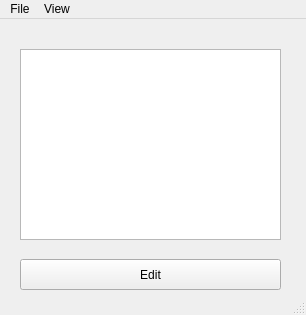
<?xml version="1.0" encoding="UTF-8"?>
<ui version="4.0">
 <class>MainWindow</class>
 <widget class="QMainWindow" name="MainWindow">
  <property name="geometry">
   <rect>
    <x>0</x>
    <y>0</y>
    <width>306</width>
    <height>315</height>
   </rect>
  </property>
  <property name="windowTitle">
   <string>MainWindow</string>
  </property>
  <widget class="QWidget" name="centralwidget">
   <widget class="QListWidget" name="listWidget">
    <property name="geometry">
     <rect>
      <x>20</x>
      <y>30</y>
      <width>261</width>
      <height>191</height>
     </rect>
    </property>
   </widget>
   <widget class="QPushButton" name="editButton">
    <property name="geometry">
     <rect>
      <x>20</x>
      <y>240</y>
      <width>261</width>
      <height>31</height>
     </rect>
    </property>
    <property name="text">
     <string>Edit</string>
    </property>
   </widget>
  </widget>
  <widget class="QMenuBar" name="menubar">
   <property name="geometry">
    <rect>
     <x>0</x>
     <y>0</y>
     <width>306</width>
     <height>21</height>
    </rect>
   </property>
   <widget class="QMenu" name="menuFile">
    <property name="title">
     <string>File</string>
    </property>
    <addaction name="actionExit"/>
   </widget>
   <widget class="QMenu" name="menuView">
    <property name="title">
     <string>View</string>
    </property>
    <widget class="QMenu" name="menuSorting">
     <property name="title">
      <string>Sorting</string>
     </property>
     <addaction name="actionArtist"/>
     <addaction name="actionTitle"/>
     <addaction name="actionAlbum"/>
     <addaction name="actionGenre"/>
     <addaction name="separator"/>
     <addaction name="actionSort_ascending"/>
     <addaction name="actionSort_descending"/>
    </widget>
    <addaction name="menuSorting"/>
    <addaction name="actionDark_Theme"/>
   </widget>
   <addaction name="menuFile"/>
   <addaction name="menuView"/>
  </widget>
  <widget class="QStatusBar" name="statusbar"/>
  <action name="actionExit">
   <property name="text">
    <string>Exit</string>
   </property>
  </action>
  <action name="actionDark_Theme">
   <property name="checkable">
    <bool>true</bool>
   </property>
   <property name="checked">
    <bool>false</bool>
   </property>
   <property name="text">
    <string>Dark Theme</string>
   </property>
  </action>
  <action name="actionArtist">
   <property name="checkable">
    <bool>true</bool>
   </property>
   <property name="checked">
    <bool>true</bool>
   </property>
   <property name="text">
    <string>Artist</string>
   </property>
  </action>
  <action name="actionTitle">
   <property name="checkable">
    <bool>true</bool>
   </property>
   <property name="text">
    <string>Title</string>
   </property>
  </action>
  <action name="actionAlbum">
   <property name="checkable">
    <bool>true</bool>
   </property>
   <property name="text">
    <string>Album</string>
   </property>
  </action>
  <action name="actionGenre">
   <property name="checkable">
    <bool>true</bool>
   </property>
   <property name="text">
    <string>Genre</string>
   </property>
  </action>
  <action name="actionSort_ascending">
   <property name="checkable">
    <bool>true</bool>
   </property>
   <property name="checked">
    <bool>true</bool>
   </property>
   <property name="text">
    <string>Sort ascending</string>
   </property>
  </action>
  <action name="actionSort_descending">
   <property name="checkable">
    <bool>true</bool>
   </property>
   <property name="text">
    <string>Sort descending</string>
   </property>
  </action>
 </widget>
 <resources/>
 <connections/>
</ui>
